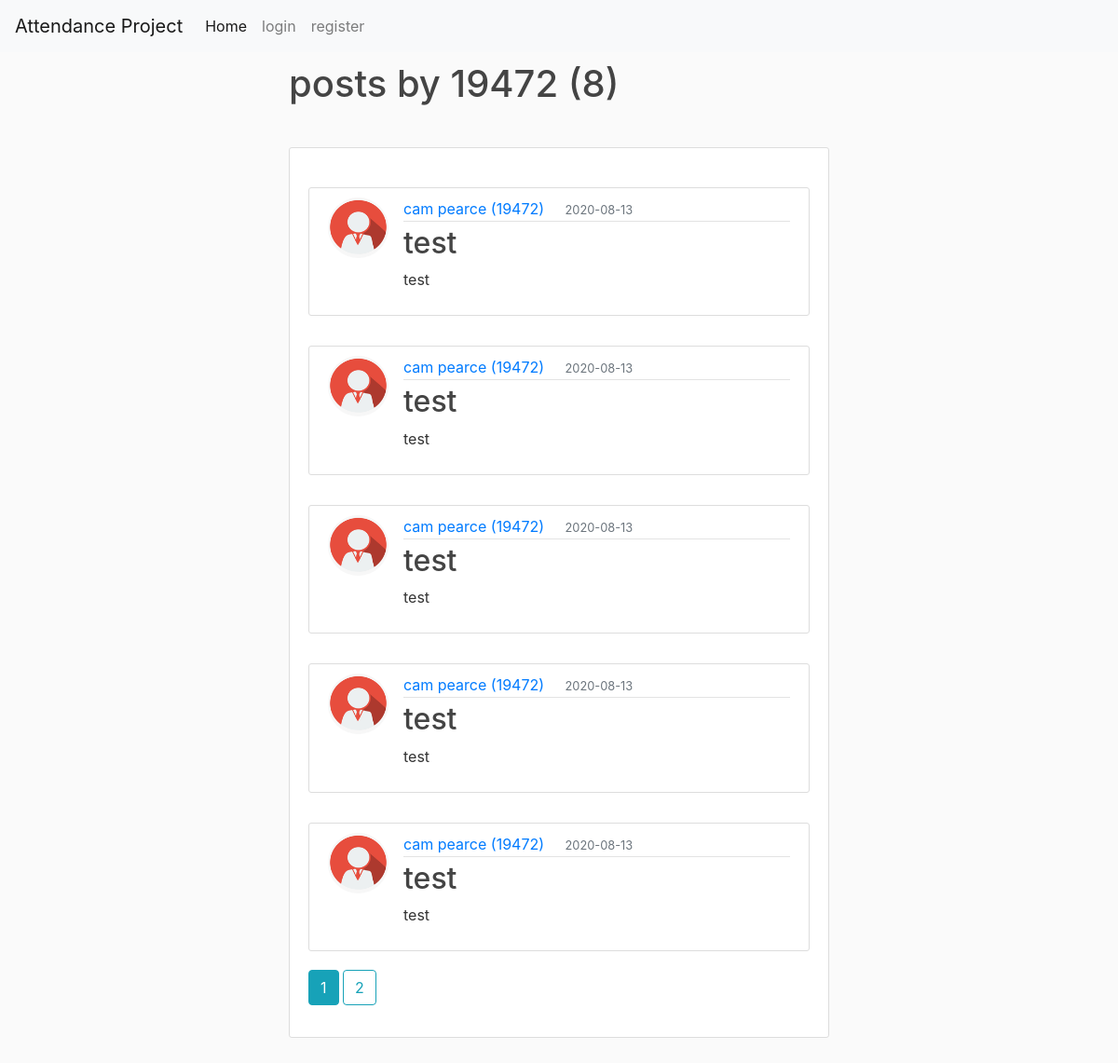
Page /user/19472 on the committed database.
### attendance/models.py (models this page shows, shortened)
class User(UserMixin ,db.Model):
    id = db.Column(db.Integer, primary_key=True)
    fname = db.Column(db.String(20), nullable=True)
    lname = db.Column(db.String(20), nullable=True)
    student_id = db.Column(db.String(20), unique=True, nullable=False)
    email = db.Column(db.String(120), unique=True, nullable=False)
    image_file = db.Column(db.String(20), nullable=False, default='default.jpg')
    password = db.Column(db.String(60), nullable=False)
    posts = db.relationship('Post', backref='author', lazy=True)

class Post(db.Model):
    id = db.Column(db.Integer, primary_key=True)
    title = db.Column(db.String(20), nullable=False)
    date_posted = db.Column(db.DateTime, nullable=False, default=datetime.utcnow)
    content = db.Column(db.Text, nullable=False)
    user_id = db.Column(db.Integer, db.ForeignKey('user.id'), nullable=False)

### attendance/users/routes.py (the view)
@users.route('/user/<string:student_id>')
def user_posts(student_id):
    page = request.args.get('page', 1, type=int)
    user = User.query.filter_by(student_id=student_id).first_or_404() # first or 404 so if value is none then it returns a 404
    posts = Post.query.filter_by(author=user)\
        .order_by(Post.date_posted.desc())\
        .paginate(page=page, per_page=5)\
    return render_template('user_posts.html', posts=posts, user=user)

### attendance/templates/user_posts.html (shortened to what this page needs)
{%extends "layout.html"%}
{% block content %}
<body>
    <h1 class="container mb-4">posts by {{ user.student_id }} ({{ posts.total }})</h1>
    <div class="container">
        <div class="content-section">
            {% for post in posts.items %}
            <article class="media content-section">
                <img class="rounded-circle article-img" src="{{ url_for('static', filename='profile_pics/' + post.author.image_file) }}" alt="">
                <div class="media-body">
                <div class="article-metadata">
                    <a class="mr-2" href="{{ url_for('users.user_posts', student_id=post.author.student_id) }}">{{ post.author.fname }} {{ post.author.lname}} ({{ post.author.student_id }})</a>
                    <small class="text-muted">{{ post.date_posted.strftime('%Y-%m-%d') }}</small>
                </div>
                <h2><a class="article-title" href="{{url_for('posts.post', post_id=post.id )}}">{{ post.title }}</a></h2>
                <p class="article-content">{{ post.content }}</p>
                </div>
                </article>
            {% endfor %}
            {% for page_num in posts.iter_pages(left_edge=1, right_edge=1, left_current=1, right_current=3) %}
                {% if page_num %}
                    {% if posts.page == page_num %}
                        <a class='btn btn-info mb-4' href="{{ url_for('users.user_posts', student_id=user.student_id, page=page_num) }}">{{ page_num }}</a>
                    {% else %}
                        <a class='btn btn-outline-info mb-4' href="{{ url_for('users.user_posts', student_id=user.student_id, page=page_num) }}">{{ page_num }}</a>
                    {% endif %}
                {% else %}
                    ...
                {% endif %}
            {% endfor %}
        </div>
    </div>
</body>
{% endblock %}

### attendance/static/css/style.css (style rules this page uses)
body { background: #fafafa; color: #333333; }
h1, h2, h3, h4, h5, h6 { color: #444444; }
.container { width: 50%; margin: auto; padding: 10px; }
small.text-muted { text-align: center; width: 50%; margin: auto; padding: 10px; }
.media { margin-top: 2rem; }
.article-title { color: #444444; }
.article-content { white-space: pre-line; }
.article-img { height: 65px; width: 65px; margin-right: 16px; }
.article-metadata { padding-bottom: 1px; margin-bottom: 4px; border-bottom: 1px solid #e3e3e3 }
.content-section { background: #ffffff; padding: 10px 20px; border: 1px solid #dddddd; border-radius: 3px; margin-bottom: 20px; }

### rows in the picture
User: student_id "19472"
Post: image_file (picture), author.fname "cam", author.lname "pearce", author.student_id "19472", date_posted "2020-08-13", title "test", content "test"
Post: image_file (picture), author.fname "cam", author.lname "pearce", author.student_id "19472", date_posted "2020-08-13", title "test", content "test"
Post: image_file (picture), author.fname "cam", author.lname "pearce", author.student_id "19472", date_posted "2020-08-13", title "test", content "test"
Post: image_file (picture), author.fname "cam", author.lname "pearce", author.student_id "19472", date_posted "2020-08-13", title "test", content "test"
Post: image_file (picture), author.fname "cam", author.lname "pearce", author.student_id "19472", date_posted "2020-08-13", title "test", content "test"

### other values in the picture
{{ posts.total }} "8"
{{ page_num }} "1"
{{ page_num }} "2"
